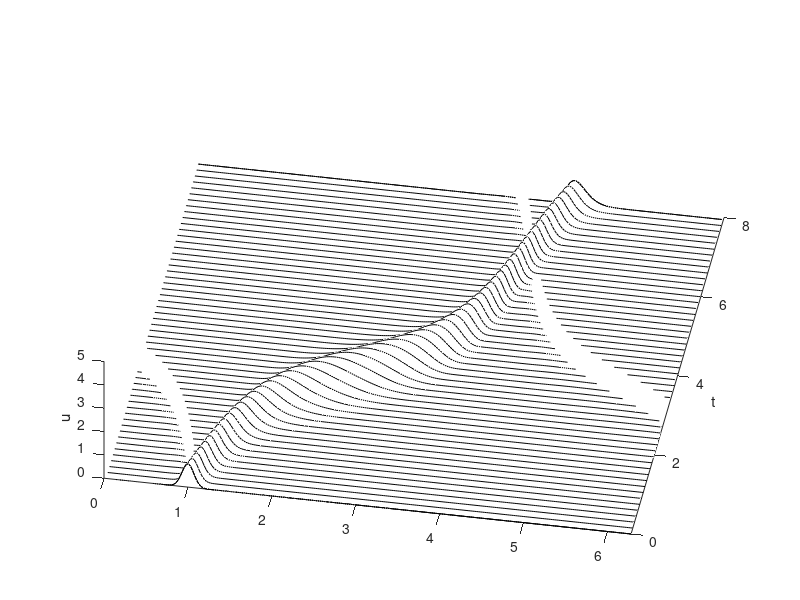

Write MATLAB code to recreate this figure. (Note: this script raises an error after producing the figure.)
% p6.m - variable coefficient wave equation
% Grid, variable coefficient, and initial data:

N = 256; h = 2*pi/N; x = h*(1:N); t = 0; dt = h/4;
c = .2 + sin(x-1).^2;
v = exp(-100*(x-1).^2); vold = exp(-100*(x-.2*dt-1).^2);
% Time-stepping by leap frog formula:
tmax = 8; tplot = .15; clf, drawnow
plotgap = round(tplot/dt); dt = tplot/plotgap;
nplots = round(tmax/tplot);
data = [v; zeros(nplots,N)]; tdata = t;
for i = 1:nplots
for n = 1:plotgap
t = t+dt;
v_hat = fft(v);
w_hat = 1i*[0:N/2-1 0 -N/2+1:-1] .* v_hat;
w = real(ifft(w_hat));
%whos;
%pause()
vnew = vold - 2*dt*c.*w; vold = v; v = vnew;
end
data(i+1,:) = v; tdata = [tdata; t];
end
waterfall(x,tdata,data), view(10,70), colormap([0 0 0])
%whos;
axis([0 2*pi 0 tmax 0 5]), ylabel t, zlabel u, grid off


% Excercise 3.8: same problem solved by FD, not completed

figure
N = 256; h = 2*pi/N; x = h*(1:N); t = 0; dt = h/4;
c = .2 + sin(x-1).^2;
v = exp(-100*(x-1).^2); vold = exp(-100*(x-.2*dt-1).^2);
% Time-stepping by leap frog formula:
tmax = 8; tplot = .15; clf, drawnow
plotgap = round(tplot/dt); dt = tplot/plotgap;
nplots = round(tmax/tplot);
data = [v; zeros(nplots,N)]; tdata = t;
for i = 1:nplots
for n = 1:plotgap
t = t+dt;
%v_hat = fft(v);
%w_hat = 1i*[0:N/2-1 0 -N/2+1:-1] .* v_hat;
%w = real(ifft(w_hat));
%w'
%v'

w = zeros(1,N);
for j = 1 : N
  %i
  %mod(i+1,N)
  %mod(i-1,N)
  %1.0/h
  w(j) = (v(mod(j+1,N) + 1) - v(mod(j-1,N) + 1) )* (2.0/h);
end

%w'
vnew = vold - 2*dt*c.*w; vold = v; v = vnew;
end
data(i+1,:) = v; tdata = [tdata; t];
end
%whos;
%pause();
waterfall(x,tdata,data), view(10,70), colormap([0 0 0])
axis([0 2*pi 0 tmax 0 5]), ylabel t, zlabel u, grid off
